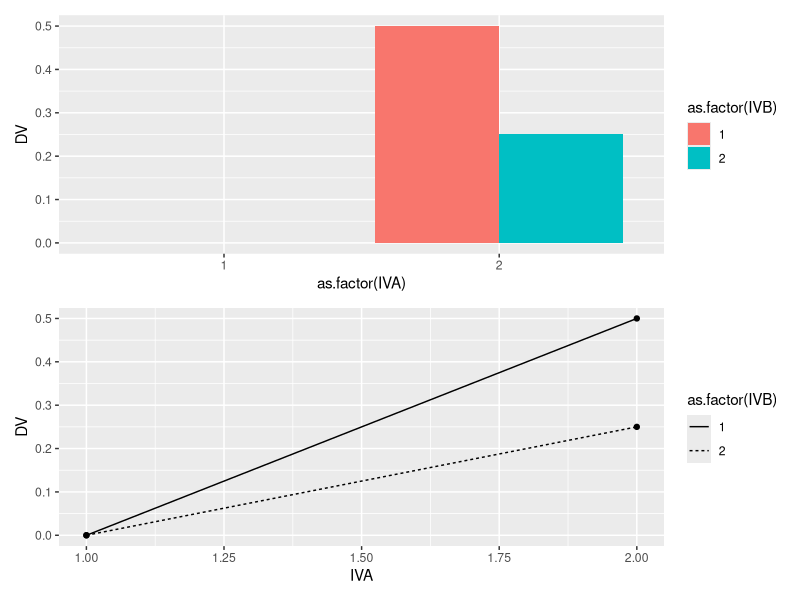

Reproduce this figure in R.
## ---- chunk 1
knitr::opts_chunk$set(echo = TRUE)
## ---- chunk 2
#load libraries
library(tibble)
library(ggplot2)
library(patchwork)

# define 2-factor score model
grand_mean <- 0
A <- c(0,.5)
B <- c(0,0)
AB <- c(0,0,0,-.25)

# create design table
model_data <- tibble()
for(i in 1:length(A)){
  for(j in 1:length(B)){
    IVA <- i
    IVB <- j
    DV <- grand_mean+A[i]+B[j]+AB[(i-1)*length(B)+j]
    sc_GM <- grand_mean
    sc_A <- A[i]
    sc_B <- B[j]
    sc_AB <- AB[(i-1)*length(B)+j]
    row_entry <- tibble(IVA,IVB,DV,
                        sc_GM,sc_A,sc_B,sc_AB)
    model_data <- rbind(model_data,row_entry)
  }
}

knitr::kable(model_data)

# generate plots
bar_graph <- ggplot(model_data,
                    aes(y=DV,
                        x=as.factor(IVA),
                        fill=as.factor(IVB)))+
  geom_bar(stat='identity', position='dodge')

line_graph <- ggplot(model_data,
                     aes(y=DV,
                         x=IVA,
                         linetype=as.factor(IVB)))+
  geom_line()+
  geom_point()

(bar_graph/line_graph)
## ---- chunk 3
# N per group
N <- 57 

A_pvalue <- c()
B_pvalue <- c()
AB_pvalue <- c()
for(i in 1:1000){
  IVA <- rep(rep(c("1","2"), each=2),N)
  IVB <- rep(rep(c("1","2"), 2),N)
  DV <- c(replicate(N,c(rnorm(1,0,1), # means A1B1
                        rnorm(1,0,1), # means A1B2
                        rnorm(1,.5,1), # means A2B1
                        rnorm(1,.25,1)  # means A2B2
          )))
  sim_df <- data.frame(IVA,IVB,DV)

  aov_results <- summary(aov(DV~IVA*IVB, sim_df))
  A_pvalue[i]<-aov_results[[1]]$`Pr(>F)`[1]
  B_pvalue[i]<-aov_results[[1]]$`Pr(>F)`[2]
  AB_pvalue[i]<-aov_results[[1]]$`Pr(>F)`[3]
}

length(A_pvalue[A_pvalue<0.05])/1000

length(B_pvalue[B_pvalue<0.05])/1000

length(AB_pvalue[AB_pvalue<0.05])/1000

## ---- chunk 4
N <- 510 

A_pvalue <- c()
B_pvalue <- c()
AB_pvalue <- c()
for(i in 1:1000){
  IVA <- rep(rep(c("1","2"), each=2),N)
  IVB <- rep(rep(c("1","2"), 2),N)
  DV <- c(replicate(N,c(rnorm(1,0,1), # means A1B1
                        rnorm(1,0,1), # means A1B2
                        rnorm(1,.5,1), # means A2B1
                        rnorm(1,.25,1)  # means A2B2
          )))
  sim_df <- data.frame(IVA,IVB,DV)

  aov_results <- summary(aov(DV~IVA*IVB, sim_df))
  A_pvalue[i]<-aov_results[[1]]$`Pr(>F)`[1]
  B_pvalue[i]<-aov_results[[1]]$`Pr(>F)`[2]
  AB_pvalue[i]<-aov_results[[1]]$`Pr(>F)`[3]
}

length(A_pvalue[A_pvalue<0.05])/1000

length(B_pvalue[B_pvalue<0.05])/1000

length(AB_pvalue[AB_pvalue<0.05])/1000
